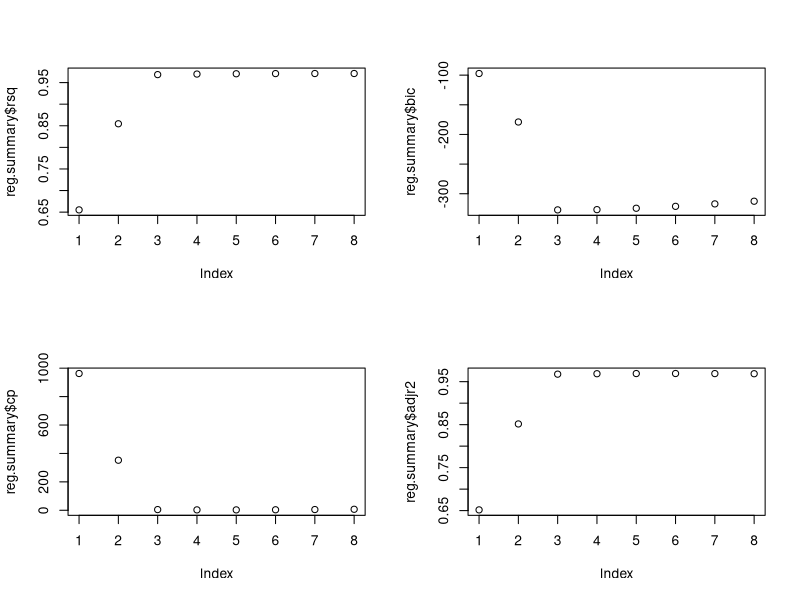
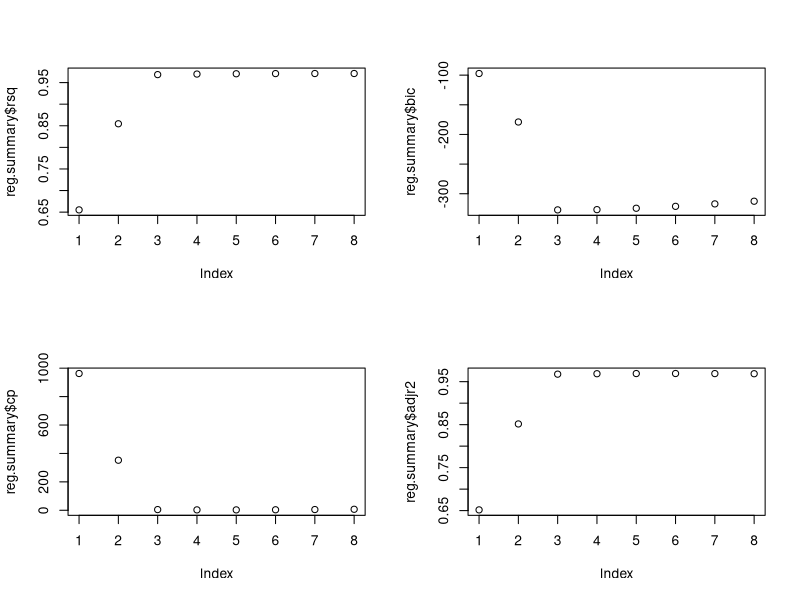
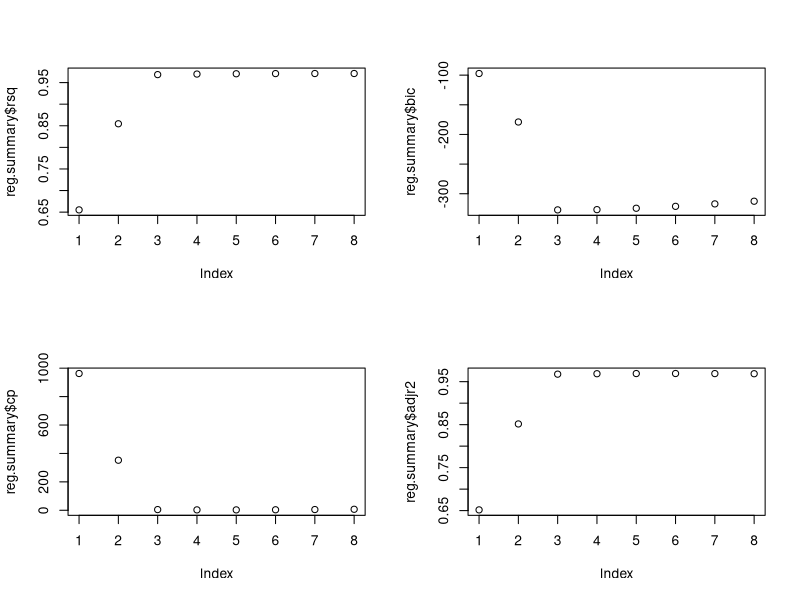

These charts were generated, in order, by the following R code:
# Ch6 08 p262

# a) ####
set.seed(112)
x <- rnorm(100)
epsilon <- rnorm(100)

# b) ####
beta0 = 1
beta1 = 1
beta2 = 1
beta3 = 1

Y <- beta0 + beta1 * x + beta2 * x^2 + beta3 * x^3 + epsilon

# c) ####
library(leaps)
regfit.full=regsubsets(Y~., poly(x, 10))
reg.summary=summary(regfit.full)

names(reg.summary)
reg.summary$rsq
reg.summary$bic
reg.summary$cp
reg.summary$adjr2

par(mfrow=c(2,2))
plot(reg.summary$rsq)
plot(reg.summary$bic)
plot(reg.summary$cp)
plot(reg.summary$adjr2)

# Answer: polynomial 3

# d) ####

regfit.full=regsubsets(Y~., poly(x, 10), method = "forward")
reg.summary=summary(regfit.full)

names(reg.summary)
reg.summary$rsq
reg.summary$bic
reg.summary$cp
reg.summary$adjr2

par(mfrow=c(2,2))
plot(reg.summary$rsq)
plot(reg.summary$bic)
plot(reg.summary$cp)
plot(reg.summary$adjr2)

regfit.full=regsubsets(Y~., poly(x, 10), method = "backward")
reg.summary=summary(regfit.full)

names(reg.summary)
reg.summary$rsq
reg.summary$bic
reg.summary$cp
reg.summary$adjr2

par(mfrow=c(2,2))
plot(reg.summary$rsq)
plot(reg.summary$bic)
plot(reg.summary$cp)
plot(reg.summary$adjr2)

# Answer: Looks the same
